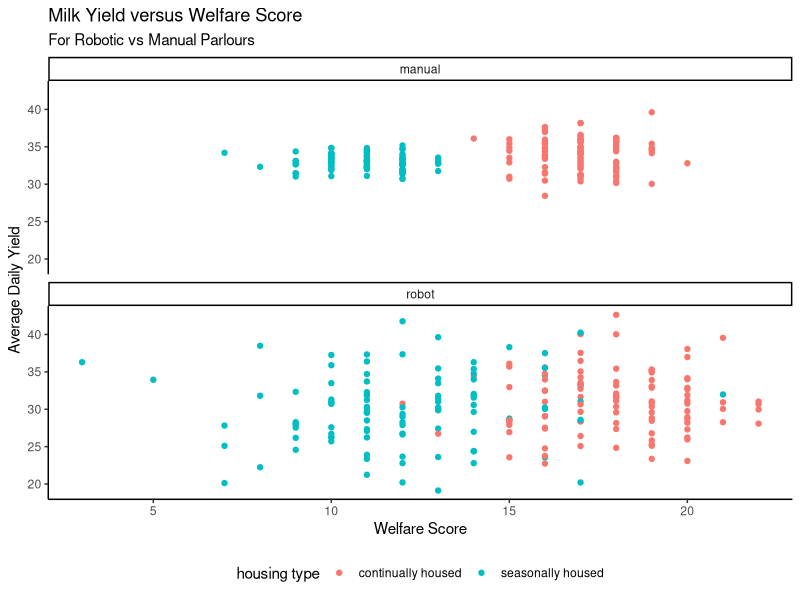

Reproduce this figure in R.
## ---- chunk 1
#| eval: TRUE


library(tidyverse)

cows <- readxl::read_excel("cows.xlsx") |> 
  mutate(parlour = as.factor(parlour),
         `housing type` = as.factor(`housing type`))


cows |> 
  ggplot(aes(x = `Welfare Score`, y= `Average Daily Yield`, colour = `housing type`)) +
  geom_point() +
  theme_classic() +
  labs(x  = "Welfare Score", y = "Average Daily Yield",
       title = "Milk Yield versus Welfare Score",
       subtitle = "For Robotic vs Manual Parlours") +
  facet_wrap(facets = ~parlour, ncol = 1) +
  theme(legend.position = "bottom")
